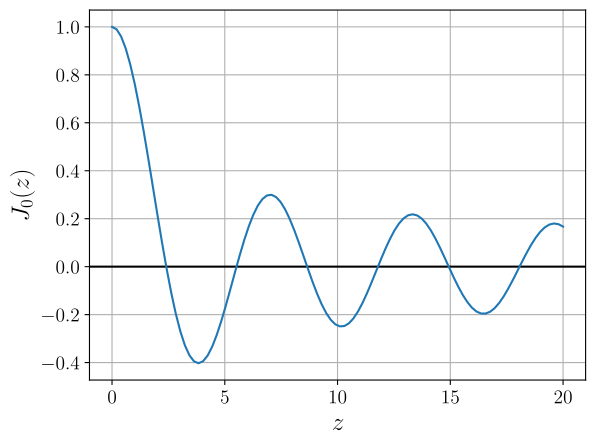

Write Python code to recreate this figure.
import numpy as np
from scipy.special import jv

import matplotlib.pyplot as plt

# Enable LaTeX rendering for the tick labels
plt.rcParams['text.usetex'] = True
plt.rcParams['xtick.labelsize'] = 14  # Set the font size for x-axis tick labels
plt.rcParams['ytick.labelsize'] = 14  # Set the font size for y-axis tick labels

# Define the x-axis values
x = np.linspace(0, 20, 100)


# Plot a black horizontal line for zero
plt.axhline(0, color='black')

y = jv(0, x)  # Calculate the Bessel function values
plt.plot(x, y)  # Plot the Bessel function
plt.xlabel('$z$', fontsize=18)  # Use LaTeX syntax for x-axis label with fontsize 18
plt.ylabel('$J_0(z)$', fontsize=18)  # Use LaTeX syntax for y-axis label with fontsize 18
# plt.xlim(0, 20)  # Set the x-axis limits to 0 and 20
plt.grid(True)
# plt.show()

plt.savefig('bessel.pdf', dpi=200, bbox_inches='tight')
